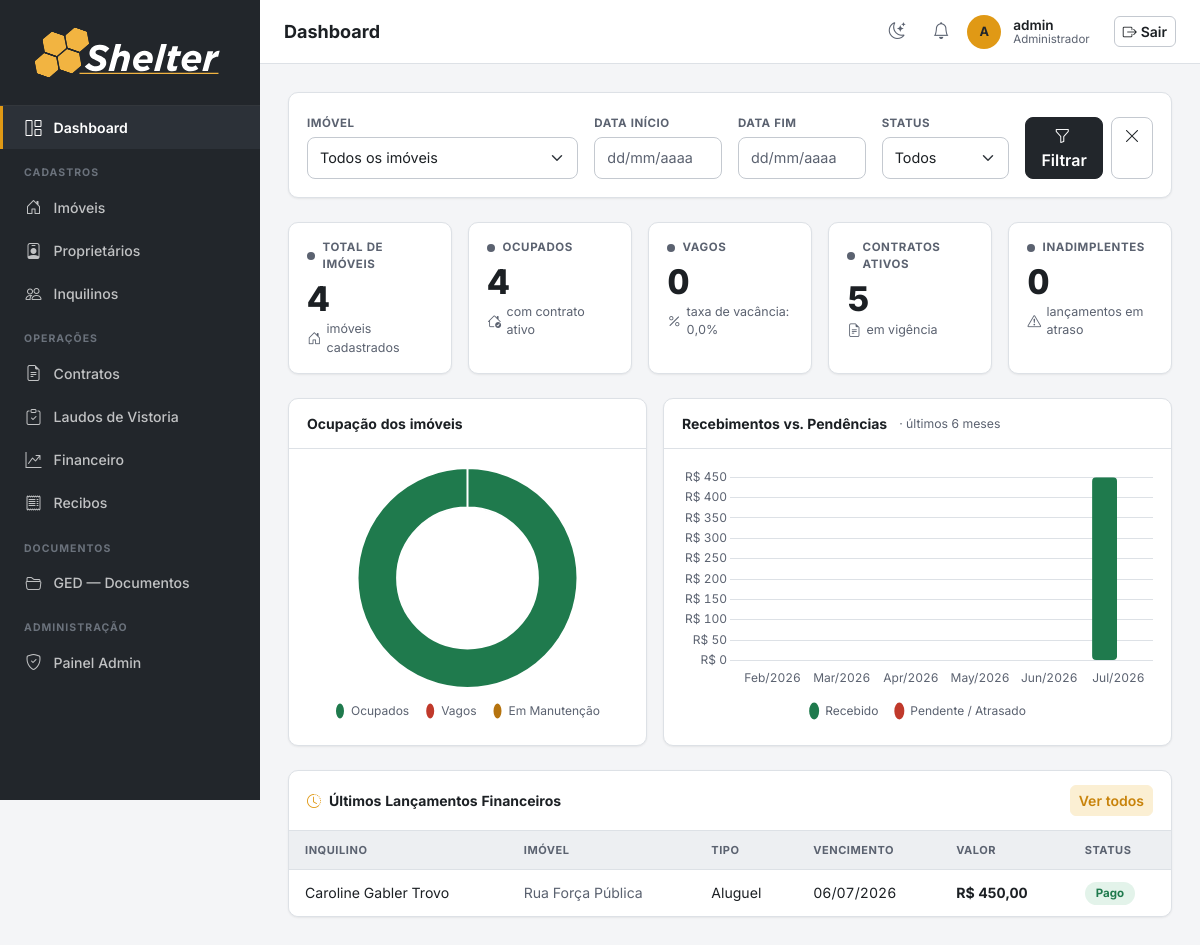
The app's page / (signed in), older data.
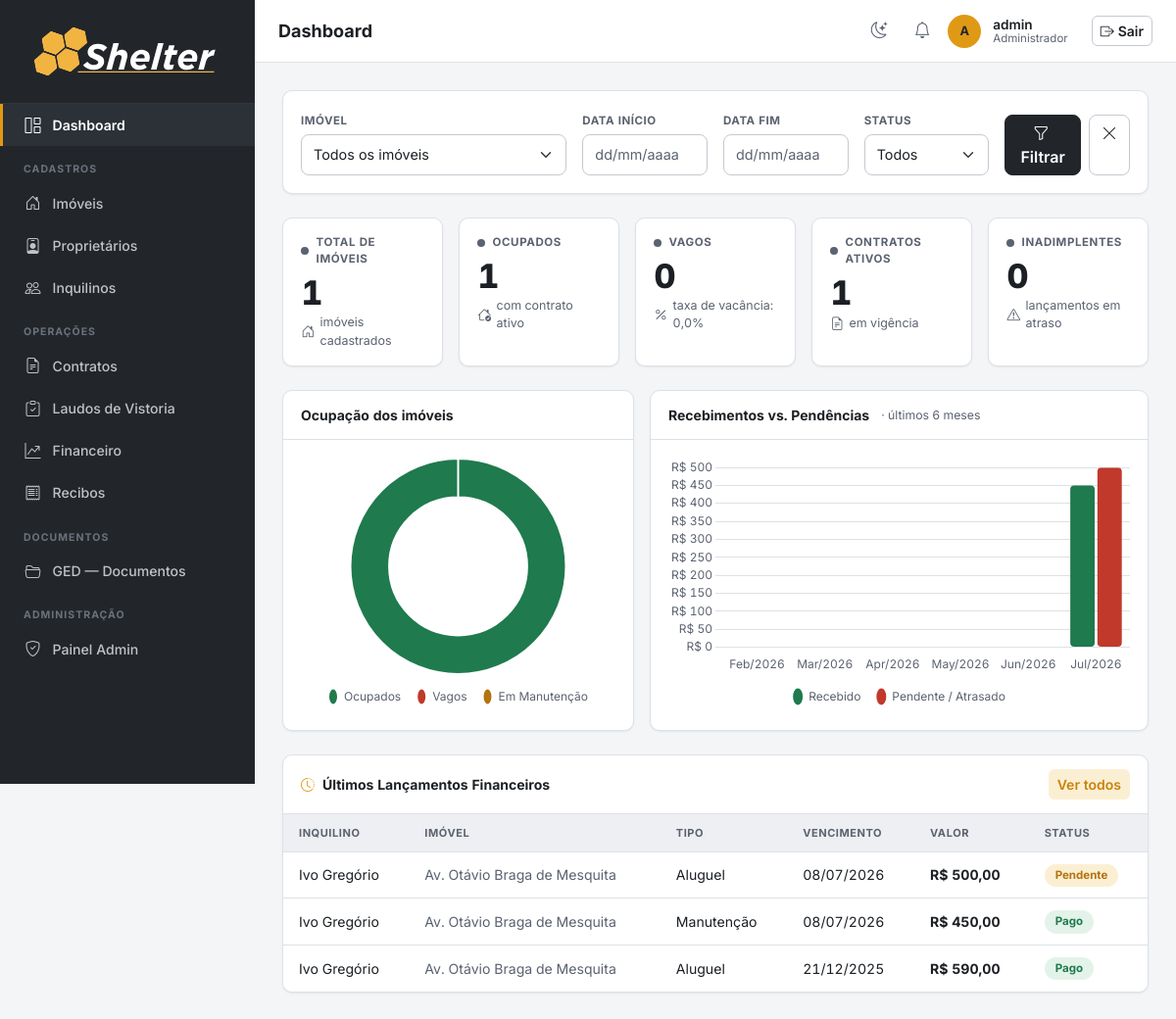
The same page, newer data.
### imoveis/models.py (models this page shows, shortened)
class Lancamento(models.Model):
    TIPO_CHOICES = [
        ('aluguel', 'Aluguel'),
        ('condominio', 'Condomínio'),
        ('iptu', 'IPTU'),
        ('manutencao', 'Manutenção'),
        ('multa', 'Multa'),
        ('outros', 'Outros'),
    ]
    STATUS_CHOICES = [
        ('pago', 'Pago'),
        ('pendente', 'Pendente'),
        ('atrasado', 'Atrasado'),
    ]
    contrato = models.ForeignKey(Contrato, on_delete=models.CASCADE, related_name='lancamentos')
    tipo = models.CharField(max_length=20, choices=TIPO_CHOICES)
    status = models.CharField(max_length=20, choices=STATUS_CHOICES, default='pendente')
    valor = models.DecimalField(max_digits=10, decimal_places=2)
    data_vencimento = models.DateField(verbose_name='Data de Vencimento')
    data_pagamento = models.DateField(null=True, blank=True, verbose_name='Data de Pagamento')
    comprovante = models.FileField(upload_to='comprovantes/', blank=True, null=True)
    observacoes = models.TextField(blank=True, verbose_name='Observações')
    criado_em = models.DateTimeField(auto_now_add=True)
    class Meta:
        verbose_name = 'Lançamento'
        verbose_name_plural = 'Lançamentos'
        ordering = ['-data_vencimento']

class Contrato(IdentificavelMixin, models.Model):
    PREFIXO_CODIGO = 'CTR'
    STATUS_CHOICES = [
        ('ativo', 'Ativo'),
        ('encerrado', 'Encerrado'),
        ('rescindido', 'Rescindido'),
    ]
    TIPO_CONTRATO_CHOICES = [
        ('PF', 'Pessoa Física'),
        ('PJ', 'Pessoa Jurídica'),
    ]
    FINALIDADE_CHOICES = [
        ('residencial', 'Residencial'),
        ('comercial', 'Comercial'),
    ]
    imovel = models.ForeignKey(Imovel, on_delete=models.PROTECT, related_name='contratos')
    inquilino = models.ForeignKey(Inquilino, on_delete=models.PROTECT, related_name='contratos')
    tipo_contrato = models.CharField(max_length=2, choices=TIPO_CONTRATO_CHOICES, default='PF',
                                     verbose_name='Tipo de Contrato')
    finalidade = models.CharField(max_length=12, choices=FINALIDADE_CHOICES,
                                  default='residencial', verbose_name='Finalidade')
    status = models.CharField(max_length=20, choices=STATUS_CHOICES, default='ativo')
    data_inicio = models.DateField(verbose_name='Data de Início')
    data_fim = models.DateField(verbose_name='Data de Término')
    valor_mensal = models.DecimalField(max_digits=10, decimal_places=2, verbose_name='Valor Mensal')
    dia_vencimento = models.PositiveSmallIntegerField(
        default=10, verbose_name='Dia de Vencimento',
        validators=[MinValueValidator(1), MaxValueValidator(31)])
    comprovante_renda = models.FileField(upload_to='comprovantes_renda/', blank=True, null=True,
                                         verbose_name='Comprovante de Renda (PF)')
    contrato_social = models.FileField(upload_to='contratos_sociais/', blank=True, null=True,
                                       verbose_name='Contrato Social (PJ)')
    recibo_chaves = models.FileField(upload_to='contratos/recibo_chaves/', blank=True, null=True,
                                     verbose_name='Recibo de Entrega de Chaves')
    comprovante_anual = models.FileField(upload_to='contratos/comprovante_anual/', blank=True, null=True,
                                         verbose_name='Comprovante Anual de Pagamento')
    documento_gerado = models.FileField(upload_to='contratos/gerados/', blank=True, null=True,
                                        verbose_name='Contrato gerado (PDF)')
    observacoes = models.TextField(blank=True, verbose_name='Observações')
    local_assinatura = models.CharField(max_length=200, blank=True,
                                        verbose_name='Local da Assinatura')
    data_assinatura = models.DateField(null=True, blank=True,
                                       verbose_name='Data da Assinatura')
    criado_em = models.DateTimeField(auto_now_add=True)
    class Meta:
        verbose_name = 'Contrato'
        verbose_name_plural = 'Contratos'
        ordering = ['-data_inicio']

class Inquilino(models.Model):
    FAIXA_RENDA_CHOICES = [
        ('ate_2k', '< R$ 2k'),
        ('2_4k', 'R$ 2k - R$ 3.9k'),
        ('4_7k', 'R$ 4k - R$ 6.9k'),
        ('7_10k', 'R$ 7k - R$ 9.9k'),
        ('10_16k', 'R$ 10k - R$ 15.9k'),
        ('acima_16k', 'R$ 16k +'),
    ]
    nome = models.CharField(max_length=200)
    cpf = models.CharField(max_length=14, unique=True, validators=[validate_cpf], verbose_name='CPF')
    cnpj = models.CharField(max_length=18, blank=True, validators=[validate_cnpj], verbose_name='CNPJ')
    email = models.EmailField(blank=True)
    telefone = models.CharField(max_length=20, blank=True, validators=[validate_telefone])
    rg = models.CharField(max_length=20, blank=True, validators=[validate_rg], verbose_name='RG')
    qualificacao = models.CharField(max_length=300, blank=True, verbose_name='Qualificação',
                                    help_text='Estado civil, profissão, nacionalidade')
    profissao = models.CharField(max_length=100, blank=True, verbose_name='Profissão')
    faixa_renda = models.CharField(max_length=20, choices=FAIXA_RENDA_CHOICES, blank=True,
                                   verbose_name='Faixa de Renda')
    observacoes = models.TextField(blank=True, verbose_name='Observações')
    criado_em = models.DateTimeField(auto_now_add=True)
    class Meta:
        verbose_name = 'Inquilino'
        verbose_name_plural = 'Inquilinos'
        ordering = ['nome']

class Imovel(IdentificavelMixin, models.Model):
    PREFIXO_CODIGO = 'IMV'
    TIPO_CHOICES = [
        ('apartamento', 'Apartamento'),
        ('casa', 'Casa'),
        ('comercial', 'Comercial'),
        ('terreno', 'Terreno'),
        ('galpao', 'Galpão'),
    ]
    STATUS_CHOICES = [
        ('ocupado', 'Ocupado'),
        ('vago', 'Vago'),
        ('manutencao', 'Em Manutenção'),
    ]
    CATEGORIA_CHOICES = [
        ('urbano', 'Urbano'),
        ('rural', 'Rural'),
    ]
    proprietario = models.ForeignKey(Proprietario, on_delete=models.PROTECT, related_name='imoveis')
    tipo = models.CharField(max_length=20, choices=TIPO_CHOICES)
    status = models.CharField(max_length=20, choices=STATUS_CHOICES, default='vago')
    categoria = models.CharField(max_length=10, choices=CATEGORIA_CHOICES, default='urbano', verbose_name='Categoria')
    endereco = models.CharField(max_length=300)
    numero = models.CharField(max_length=20, blank=True, verbose_name='Número')
    complemento = models.CharField(max_length=100, blank=True, verbose_name='Complemento')
    bairro = models.CharField(max_length=100, blank=True)
    cidade = models.CharField(max_length=100, default='')
    area_m2 = models.DecimalField(max_digits=8, decimal_places=2, null=True, blank=True, verbose_name='Área (m²)')
    descricao = models.TextField(blank=True)
    matricula = models.CharField(max_length=100, blank=True, verbose_name='Matrícula')
    data_aquisicao = models.DateField(null=True, blank=True, verbose_name='Data de Aquisição')
    valor_aquisicao = models.DecimalField(max_digits=14, decimal_places=2, null=True, blank=True, verbose_name='Valor de Aquisição')
    cadastro_prefeitura = models.CharField(max_length=100, blank=True, verbose_name='Cadastro Prefeitura')
    planta_projeto = models.FileField(upload_to='plantas/', blank=True, null=True, verbose_name='Planta/Projeto')
    nirf = models.CharField(max_length=50, blank=True, verbose_name='NIRF')
    incra = models.CharField(max_length=50, blank=True, verbose_name='INCRA')
    car = models.CharField(max_length=100, blank=True, verbose_name='CAR')
    criado_em = models.DateTimeField(auto_now_add=True)
    class Meta:
        verbose_name = 'Imóvel'
        verbose_name_plural = 'Imóveis'
        ordering = ['endereco']

### imoveis/views.py (the view)
# urls.py: path('', views.dashboard, name='dashboard'),
@login_required
def dashboard(request):
    hoje = date.today()
    imovel_id = request.GET.get('imovel_id', '')
    status_filtro = request.GET.get('status', '')
    filtro_form = DashboardFiltroForm(request.GET)
    data_inicio = data_fim = None
    if filtro_form.is_valid():
        data_inicio = filtro_form.cleaned_data.get('data_inicio')
        data_fim = filtro_form.cleaned_data.get('data_fim')
    lancamentos_qs = Lancamento.objects.select_related('contrato__inquilino', 'contrato__imovel')
    imoveis_qs = Imovel.objects.all()
    if imovel_id:
        lancamentos_qs = lancamentos_qs.filter(contrato__imovel_id=imovel_id)
        imoveis_qs = imoveis_qs.filter(pk=imovel_id)
    if data_inicio:
        lancamentos_qs = lancamentos_qs.filter(data_vencimento__gte=data_inicio)
    if data_fim:
        lancamentos_qs = lancamentos_qs.filter(data_vencimento__lte=data_fim)
    if status_filtro:
        lancamentos_qs = lancamentos_qs.filter(status=status_filtro)
    total_imoveis = imoveis_qs.count()
    vagos = imoveis_qs.filter(status='vago').count()
    ocupados = imoveis_qs.filter(status='ocupado').count()
    contratos_ativos = Contrato.objects.filter(status='ativo').count()
    inadimplentes = lancamentos_qs.filter(status='atrasado').count()
    taxa_vacancia = round((vagos / total_imoveis * 100), 1) if total_imoveis else 0
    ultimos_lancamentos = lancamentos_qs.order_by('-criado_em')[:8]
    pizza_labels = ['Ocupados', 'Vagos', 'Em Manutenção']
    pizza_data = [
        imoveis_qs.filter(status='ocupado').count(),
        imoveis_qs.filter(status='vago').count(),
        imoveis_qs.filter(status='manutencao').count(),
    ]
    meses_labels = []
    meses_pagos = []
    meses_pendentes = []
    for i in range(5, -1, -1):
        mes_ref = hoje.replace(day=1) - timedelta(days=i * 30)
        meses_labels.append(mes_ref.strftime('%b/%Y'))
        base = lancamentos_qs.filter(
            data_vencimento__year=mes_ref.year,
            data_vencimento__month=mes_ref.month,
        )
        pagos = base.filter(status='pago').aggregate(total=Sum('valor'))['total'] or 0
        pendentes = base.filter(status__in=['pendente', 'atrasado']).aggregate(total=Sum('valor'))['total'] or 0
        meses_pagos.append(float(pagos))
        meses_pendentes.append(float(pendentes))
    context = {
        'total_imoveis': total_imoveis,
        'vagos': vagos,
        'ocupados': ocupados,
        'contratos_ativos': contratos_ativos,
        'inadimplentes': inadimplentes,
        'taxa_vacancia': taxa_vacancia,
        'ultimos_lancamentos': ultimos_lancamentos,
        'pizza_labels': pizza_labels,
        'pizza_data': pizza_data,
        'meses_labels': meses_labels,
        'meses_pagos': meses_pagos,
        'meses_pendentes': meses_pendentes,
        'imoveis_lista': Imovel.objects.all(),
        'filtro_imovel_id': imovel_id,
        'filtro_form': filtro_form,
        'filtro_status': status_filtro,
        'status_choices': Lancamento.STATUS_CHOICES,
    }
    return render(request, 'dashboard.html', context)

### imoveis/forms.py
class DashboardFiltroForm(forms.Form):
    data_inicio = forms.DateField(required=False, widget=_date_widget())
    data_fim = forms.DateField(required=False, widget=_date_widget())

### imoveis/context_processors.py (called while the page is built)
def notificacoes_usuario(request):
    user = getattr(request, 'user', None)
    if user is None or not user.is_authenticated:
        return {}
    ultimas = user.notificacoes.all()[:LIMITE_NOTIFICACOES_TOPBAR]
    return {'ultimas_notificacoes_usuario': ultimas}

### imoveis/templatetags/imoveis_tags.py (called while the page is built)
@register.filter
def brl(value):
    try:
        value = float(value)
    except (TypeError, ValueError):
        return value
    formatted = f"{value:,.2f}"          # 1,500.00  (locale inglês)
    formatted = formatted.replace(",", "X").replace(".", ",").replace("X", ".")
    return formatted

### templates/dashboard.html (shortened to what the changed rows need)
{% extends 'base.html' %}
{% load imoveis_tags %}
{% block content %}
<div class="row g-3 mb-4">
  <div class="col-6 col-md-4 col-lg">
    <div class="kpi-card">
      <div class="kpi-label"><span class="kpi-dot kpi-dot-brand"></span>Total de Imóveis</div>
      <div class="kpi-value">{{ total_imoveis }}</div>
      <div class="kpi-aux"><i class="bi bi-house-door"></i> imóveis cadastrados</div>
    </div>
  </div>
  <div class="col-6 col-md-4 col-lg">
    <div class="kpi-card">
      <div class="kpi-label"><span class="kpi-dot kpi-dot-ok"></span>Ocupados</div>
      <div class="kpi-value">{{ ocupados }}</div>
      <div class="kpi-aux"><i class="bi bi-house-check"></i> com contrato ativo</div>
    </div>
  </div>
  <div class="col-6 col-md-4 col-lg">
    <div class="kpi-card">
      <div class="kpi-label"><span class="kpi-dot kpi-dot-info"></span>Contratos Ativos</div>
      <div class="kpi-value">{{ contratos_ativos }}</div>
      <div class="kpi-aux"><i class="bi bi-file-earmark-text"></i> em vigência</div>
    </div>
  </div>
</div>
<div class="row g-3 mb-4">
  <div class="col-md-7">
    <div class="card h-100">
      <div class="card-body">
        <div class="chart-wrapper">
          <canvas id="chartBarras"></canvas>
        </div>
      </div>
    </div>
  </div>
</div>
<div class="card">
  <div class="table-responsive">
    <table class="table mb-0">
      <thead>
        <tr>
          <th>Inquilino</th>
          <th>Imóvel</th>
          <th>Tipo</th>
          <th>Vencimento</th>
          <th>Valor</th>
          <th>Status</th>
        </tr>
      </thead>
      <tbody>
        {% for l in ultimos_lancamentos %}
        <tr>
          <td>{{ l.contrato.inquilino.nome }}</td>
          <td class="text-muted small">{{ l.contrato.imovel.endereco|truncatechars:35 }}</td>
          <td>{{ l.get_tipo_display }}</td>
          <td>{{ l.data_vencimento|date:"d/m/Y" }}</td>
          <td><strong>R$ {{ l.valor|brl }}</strong></td>
          <td><span class="status-badge badge-{{ l.status }}">{{ l.get_status_display }}</span></td>
        </tr>
        {% empty %}
        <tr>
          <td colspan="6" class="border-0">
            <div class="empty-state"><i class="bi bi-inbox"></i>Nenhum lançamento registrado.</div>
          </td>
        </tr>
        {% endfor %}
      </tbody>
    </table>
  </div>
</div>
{% endblock %}

Row changes from the older to the newer data that the page shows:
removed Lancamento: contrato.inquilino.nome "Caroline Gabler Trovo", contrato.imovel.endereco "Rua Força Pública", tipo "Aluguel", data_vencimento "06/07/2026", valor|brl "450,00", status "Pago"
added Lancamento: contrato.inquilino.nome "Ivo Gregório", contrato.imovel.endereco "Av. Otávio Braga de Mesquita", tipo "Aluguel", data_vencimento "08/07/2026", valor|brl "500,00", status "Pendente"
added Lancamento: contrato.inquilino.nome "Ivo Gregório", contrato.imovel.endereco "Av. Otávio Braga de Mesquita", tipo "Manutenção", data_vencimento "08/07/2026", valor|brl "450,00", status "Pago"
added Lancamento: contrato.inquilino.nome "Ivo Gregório", contrato.imovel.endereco "Av. Otávio Braga de Mesquita", tipo "Aluguel", data_vencimento "21/12/2025", valor|brl "590,00", status "Pago"
Text that changed along with them:
{{ total_imoveis }}: "4" → "1"
{{ ocupados }}: "4" → "1"
{{ contratos_ativos }}: "5" → "1"
chart data {{ pizza_data|safe }}: [4, 0, 0] → [1, 0, 0]
chart data {{ meses_pendentes|safe }}: [0.0, 0.0, 0.0, 0.0, 0.0, 0.0] → [0.0, 0.0, 0.0, 0.0, 0.0, 500.0]
